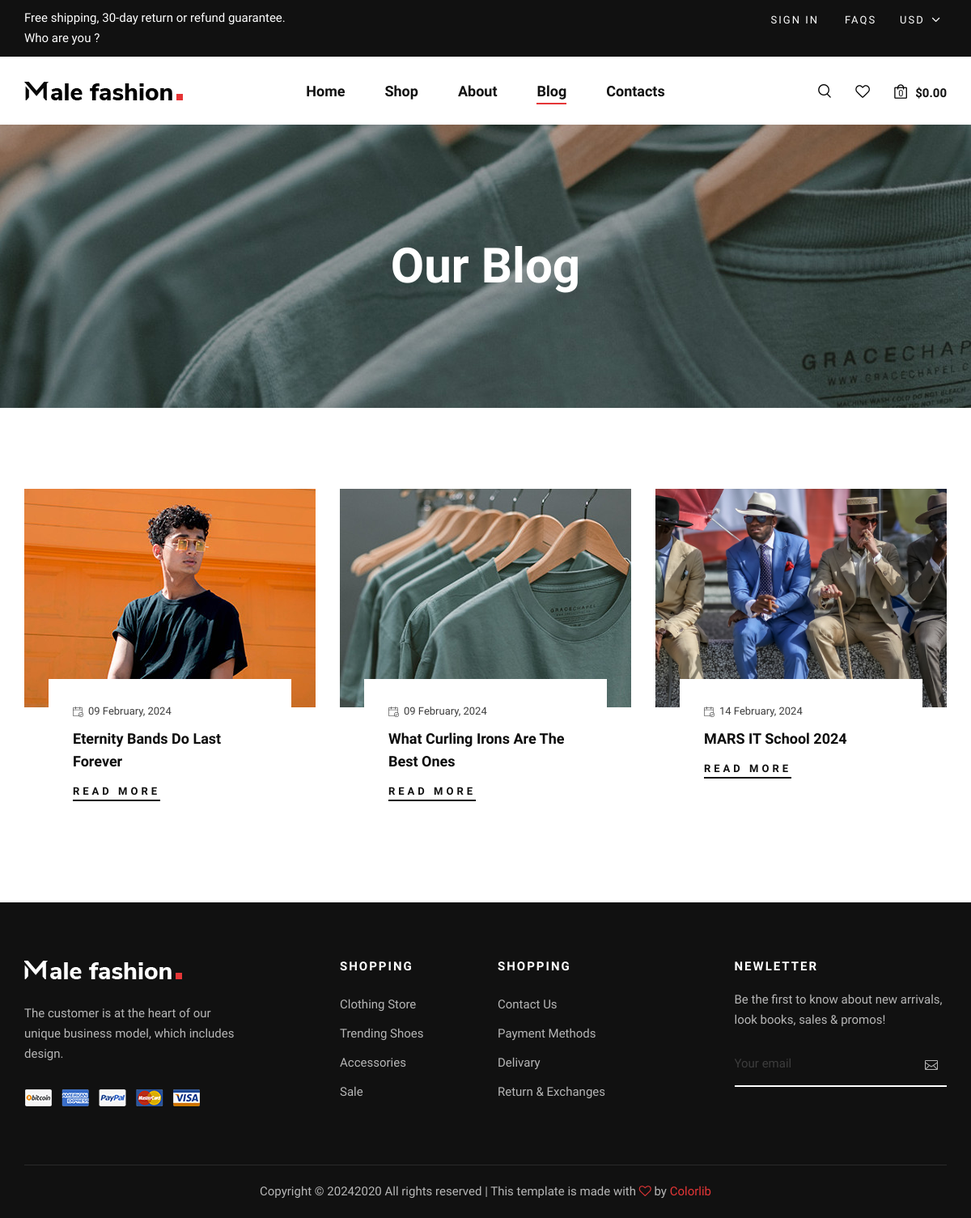
Screenshot of /blog/ with the database file from the repository.
### blogs/models.py (models this page shows, shortened)
class PostModel(models.Model):
    title = models.CharField(max_length=64)
    description = models.TextField()
    short_description = models.TextField()
    image = models.ImageField(upload_to="posts/")
    author = models.ForeignKey(AuthorModel, on_delete=models.CASCADE)
    tags = models.ManyToManyField(TagModel)
    created_at = models.DateTimeField(auto_now_add=True)
    updated_at = models.DateTimeField(auto_now=True)
    class Meta:
        verbose_name = "Post"
        verbose_name_plural = "Posts"

### pages/views.py (the view)
# urls.py: path('blog/', blogPageView, name="blog"),
def blogPageView(request):
    posts = PostModel.objects.all()
    tag = request.GET.get('tag')
    if tag:
        posts = PostModel.objects.filter(tags__title=tag)
    context = {
        "posts": posts
    }
    return render(request, template_name="blog.html", context=context)

### templates/blog.html
{% extends 'layouts/base.html' %}
{% load static %}
{% block content %}
    <section class="breadcrumb-blog set-bg" data-setbg="{% static 'img/breadcrumb-bg.jpg' %}">
        <div class="container">
            <div class="row">
                <div class="col-lg-12">
                    {% if request.GET.tag %}
                        <h2>#{{ request.GET.tag }}</h2>
                    {% else %}
                        <h2>Our Blog</h2>
                    {% endif %}
                </div>
            </div>
        </div>
    </section>
    <section class="blog spad">
        <div class="container">
            <div class="row">
                {% for post in posts %}
                    <div class="col-lg-4 col-md-6 col-sm-6">
                        <div class="blog__item">
                            <div class="blog__item__pic set-bg" data-setbg="{{ post.image.url }}"></div>
                            <div class="blog__item__text">
                                <span><img src="{% static 'img/icon/calendar.png' %}" alt="">{{ post.created_at|date:'d F, Y' }}</span>
                                <h5>{{ post.title }}</h5>
                                <a href="{% url 'blogs:details' pk=post.pk %}">Read More</a>
                            </div>
                        </div>
                    </div>
                {% endfor %}
            </div>
        </div>
    </section>
{% endblock %}

### static/css/style.css (style rules this page uses)
html, body { height: 100%; font-family: "Nunito Sans", sans-serif; -webkit-font-smoothing: antialiased; }
h1, h2, h3, h4, h5, h6 { margin: 0; color: #111111; font-weight: 400; font-family: "Nunito Sans", sans-serif; }
h2 { font-size: 36px; }
h5 { font-size: 18px; }
img { max-width: 100%; }
.set-bg { background-repeat: no-repeat; background-size: cover; background-position: top center; }
.spad { padding-top: 100px; padding-bottom: 100px; }
.blog { padding-bottom: 55px; }
.breadcrumb-blog { text-align: center; display: -webkit-box; display: -ms-flexbox; display: flex; -webkit-box-align: center; -ms-flex-align: center; align-items: center; -webkit-box-pack: center; -ms-flex-pack: center; justify-content: center; height: 350px; }
.breadcrumb-blog h2 { color: #ffffff; font-size: 60px; font-weight: 700; }
.blog__item { margin-bottom: 45px; }
.blog__item__pic { height: 270px; }
.blog__item__text { padding: 30px 30px 25px; margin: 0 30px; margin-top: -35px; background: #ffffff; -webkit-transition: all, 0.3s; -o-transition: all, 0.3s; transition: all, 0.3s; }
.blog__item__text span { color: #3d3d3d; font-size: 13px; display: block; margin-bottom: 10px; }
.blog__item__text span img { margin-right: 6px; }
.blog__item__text h5 { color: #0d0d0d; font-weight: 700; line-height: 28px; margin-bottom: 10px; }
.blog__item__text a { display: inline-block; color: #111111; font-size: 13px; font-weight: 700; letter-spacing: 4px; text-transform: uppercase; padding: 3px 0; position: relative; }
.blog__item__text a:after { position: absolute; left: 0; bottom: 0; width: 100%; height: 2px; background: #111111; content: ""; -webkit-transition: all, 0.3s; -o-transition: all, 0.3s; transition: all, 0.3s; }
@media only screen and (min-width: 1200px) { .container { max-width: 1170px; } }

### rows the page displays
PostModel: shows a picture, created_at "09 February, 2024", title "Eternity Bands Do Last Forever"
PostModel: shows a picture, created_at "09 February, 2024", title "What Curling Irons Are The Best Ones"
PostModel: shows a picture, created_at "14 February, 2024", title "MARS IT School 2024"
